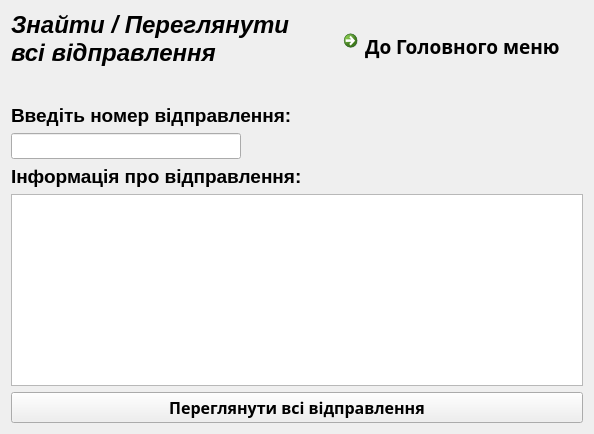
    <widget class="QWidget" name="searchShowAllWidget">
     <layout class="QVBoxLayout" name="verticalLayout_5">
      <item>
       <layout class="QHBoxLayout" name="horizontalLayout_8">
        <item>
         <widget class="QLabel" name="label_102">
          <property name="minimumSize">
           <size>
            <width>0</width>
            <height>75</height>
           </size>
          </property>
          <property name="font">
           <font>
            <pointsize>18</pointsize>
            <italic>true</italic>
            <bold>true</bold>
           </font>
          </property>
          <property name="text">
           <string>Знайти / Переглянути
всі відправлення</string>
          </property>
          <property name="alignment">
           <set>Qt::AlignLeading|Qt::AlignLeft|Qt::AlignTop</set>
          </property>
         </widget>
        </item>
        <item>
         <spacer name="horizontalSpacer_15">
          <property name="orientation">
           <enum>Qt::Horizontal</enum>
          </property>
          <property name="sizeType">
           <enum>QSizePolicy::Fixed</enum>
          </property>
          <property name="sizeHint" stdset="0">
           <size>
            <width>40</width>
            <height>20</height>
           </size>
          </property>
         </spacer>
        </item>
        <item>
         <widget class="QCommandLinkButton" name="searchMainMenuCommandLinkButton">
          <property name="sizePolicy">
           <sizepolicy hsizetype="Preferred" vsizetype="Preferred">
            <horstretch>0</horstretch>
            <verstretch>0</verstretch>
           </sizepolicy>
          </property>
          <property name="minimumSize">
           <size>
            <width>0</width>
            <height>0</height>
           </size>
          </property>
          <property name="maximumSize">
           <size>
            <width>16777215</width>
            <height>50</height>
           </size>
          </property>
          <property name="font">
           <font>
            <family>Berlin Sans FB Demi</family>
            <pointsize>14</pointsize>
            <bold>true</bold>
           </font>
          </property>
          <property name="text">
           <string>До Головного меню</string>
          </property>
          <property name="iconSize">
           <size>
            <width>40</width>
            <height>40</height>
           </size>
          </property>
         </widget>
        </item>
       </layout>
      </item>
      <item>
       <widget class="QLabel" name="label_26">
        <property name="sizePolicy">
         <sizepolicy hsizetype="Preferred" vsizetype="Fixed">
          <horstretch>0</horstretch>
          <verstretch>0</verstretch>
         </sizepolicy>
        </property>
        <property name="minimumSize">
         <size>
          <width>0</width>
          <height>35</height>
         </size>
        </property>
        <property name="maximumSize">
         <size>
          <width>16777215</width>
          <height>40</height>
         </size>
        </property>
        <property name="font">
         <font>
          <pointsize>14</pointsize>
          <bold>true</bold>
         </font>
        </property>
        <property name="text">
         <string>Введіть номер відправлення:</string>
        </property>
        <property name="alignment">
         <set>Qt::AlignBottom|Qt::AlignLeading|Qt::AlignLeft</set>
        </property>
       </widget>
      </item>
      <item>
       <widget class="QLineEdit" name="searchSearchLineEdit">
        <property name="sizePolicy">
         <sizepolicy hsizetype="Fixed" vsizetype="Fixed">
          <horstretch>100</horstretch>
          <verstretch>0</verstretch>
         </sizepolicy>
        </property>
        <property name="minimumSize">
         <size>
          <width>230</width>
          <height>0</height>
         </size>
        </property>
        <property name="font">
         <font>
          <pointsize>11</pointsize>
         </font>
        </property>
        <property name="inputMask">
         <string>999</string>
        </property>
       </widget>
      </item>
      <item>
       <widget class="QLabel" name="label_28">
        <property name="sizePolicy">
         <sizepolicy hsizetype="Preferred" vsizetype="Fixed">
          <horstretch>0</horstretch>
          <verstretch>0</verstretch>
         </sizepolicy>
        </property>
        <property name="font">
         <font>
          <pointsize>14</pointsize>
          <bold>true</bold>
         </font>
        </property>
        <property name="text">
         <string>Інформація про відправлення:</string>
        </property>
       </widget>
      </item>
      <item>
       <widget class="QTableView" name="searchShowAllTableView">
        <property name="editTriggers">
         <set>QAbstractItemView::NoEditTriggers</set>
        </property>
        <property name="selectionBehavior">
         <enum>QAbstractItemView::SelectRows</enum>
        </property>
        <property name="wordWrap">
         <bool>true</bool>
        </property>
       </widget>
      </item>
      <item>
       <widget class="QPushButton" name="searchShowAllpushButton">
        <property name="sizePolicy">
         <sizepolicy hsizetype="Minimum" vsizetype="Preferred">
          <horstretch>0</horstretch>
          <verstretch>0</verstretch>
         </sizepolicy>
        </property>
        <property name="minimumSize">
         <size>
          <width>0</width>
          <height>30</height>
         </size>
        </property>
        <property name="font">
         <font>
          <family>Yu Gothic UI Semibold</family>
          <pointsize>12</pointsize>
          <bold>true</bold>
         </font>
        </property>
        <property name="text">
         <string>Переглянути всі відправлення</string>
        </property>
       </widget>
      </item>
     </layout>
    </widget>
